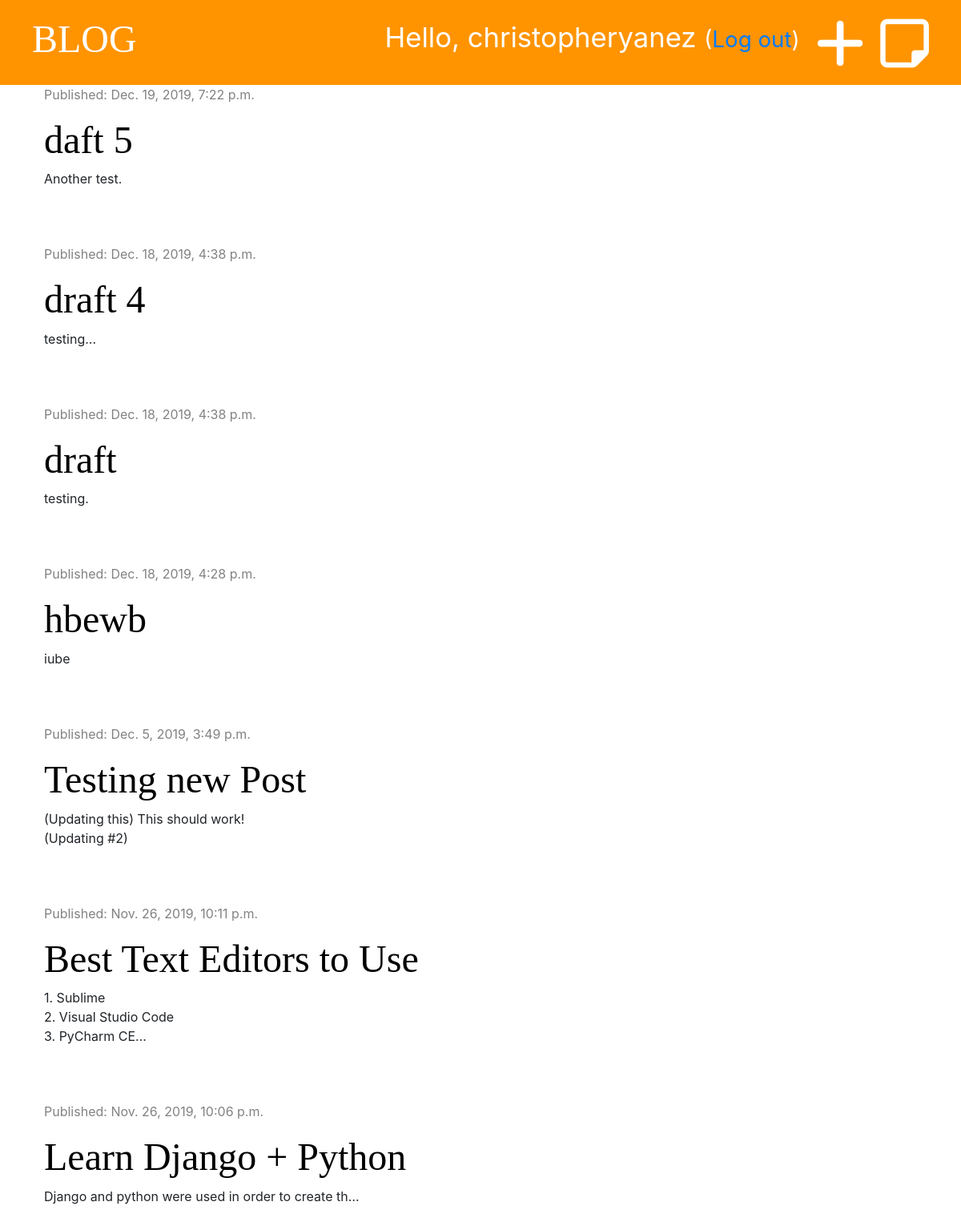
The app's page / (signed in) with its own data.
### blog/models.py (models this page shows, shortened)
class Post(models.Model):
    author = models.ForeignKey('auth.User', on_delete=models.CASCADE)
    title = models.CharField(max_length=200)
    text = models.TextField()
    created_date = models.DateTimeField(default=timezone.now)
    published_date = models.DateTimeField(blank=True, null=True)

### blog/views.py (the view)
# urls.py: path('', views.post_list, name='post_list'),
def post_list(request):
    posts = Post.objects.filter(published_date__lte=timezone.now()).order_by('-published_date')
    stuff_for_frontend = {'posts': posts}
    return render(request, 'blog/post_list.html',  stuff_for_frontend)

### blog/templates/blog/post_list.html (shortened to what this page needs)
{% extends 'blog/base.html' %}
{% block content %}
    {% for post in posts %}
        <div class="post">
            <div class="date">
                <p>Published: {{ post.published_date }}</p>
            </div>
            <h1><a href="{% url 'post_detail' pk=post.pk %}">{{ post.title }}</a></h1>
            <p>{{ post.text |truncatechars:50|linebreaksbr }} </p>
        </div>
    {% endfor %}
{% endblock %}

### blog/templates/blog/base.html (shortened to what this page needs)
{% load staticfiles %}
<!DOCTYPE html>
<html lang="en">
<head>
    <link rel="stylesheet" href="https://stackpath.bootstrapcdn.com/bootstrap/4.4.1/css/bootstrap.min.css">
    <link rel="stylesheet" href="{% static 'css/blog.css' %}">
</head>
<body>
<div class="page-header">
    {% if user.is_authenticated %}
        <a href="{% url 'post_draft_list' %}" class="top-menu"><i class="far fa-sticky-note fa-2x"></i></a>
        <a href="{% url 'post_new' %}" class="top-menu"><i class="fas fa-plus fa-2x"></i></a>
        <p class="top-menu">Hello, {{ user.username }} <small>(<a href="{% url 'logout' %}">Log out</a>)</small></p>
    {% else %}
        <a href="{% url 'login' %}" class="top-menu"><i class="fas fa-sign-in-alt fa-2x"></i></a>
    {% endif %}
    <h1><a href="{% url 'post_list' %}">BLOG</a></h1>
</div>
<div class="content container">
    <div class="row">
        <div class="col-md-8">
            {% block content %}
            {% endblock %}
        </div>
    </div>
</div>
</body>
</html>

### blog/static/css/blog.css (style rules this page uses)
.page-header { background-color: #ff9400; margin-top: 0; padding: 20px 20px 20px 40px; }
.page-header h1, .page-header h1 a { color: #ffffff; font-size: 36pt; text-decoration: none; }
.content { margin-left: 40px; }
h1, h2, h3, h4 { font-family: 'Tangerine', 'Droid Sans', serif; font-size: 48px; }
.date { color: #828282; }
.post { margin-bottom: 70px; }
.post h1 a { color: #000000; }
.top-menu, .top-menu:hover { color: #ffffff; float: right; font-size: 26pt; margin-right: 20px; }

### records on screen
Post: published_date "Dec. 19, 2019, 7:22 p.m.", title "daft 5", text "Another test."
Post: published_date "Dec. 18, 2019, 4:38 p.m.", title "draft 4", text "testing..."
Post: published_date "Dec. 18, 2019, 4:38 p.m.", title "draft", text "testing."
Post: published_date "Dec. 18, 2019, 4:28 p.m.", title "hbewb", text "iube"
Post: published_date "Dec. 5, 2019, 3:49 p.m.", title "Testing new Post", text "(Updating this) This should work! (Updating #2)"
Post: published_date "Nov. 26, 2019, 10:11 p.m.", title "Best Text Editors to Use", text "1. Sublime 2. Visual Studio Code 3. PyCharm CE…"
Post: published_date "Nov. 26, 2019, 10:06 p.m.", title "Learn Django + Python", text "Django and python were used in order to create th…"

### other values on screen
{{ user.username }} "christopheryanez"
